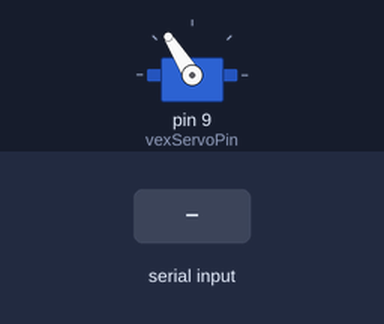
A sketch run on a simulated Arduino Mega 2560, built with avr-gcc and run on an emulated ATmega2560. Shown: servo. The test bench sets the inputs (shaded band). What the sketch prints to the serial monitor is not drawn.

Above: at 1.1 s.
At 4.2 s:
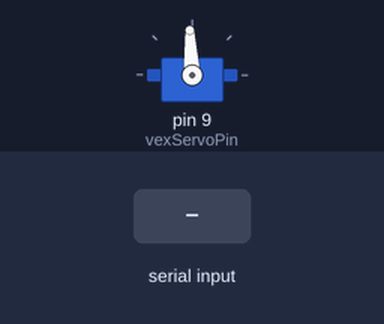
4.3 s: "MT\n" received over Serial
5.8 s: "ST\n" received over Serial
7.3 s: "JC\n" received over Serial
Timing chart, 0 to 10.3 s (numbered marks = the images above; inputs shaded):
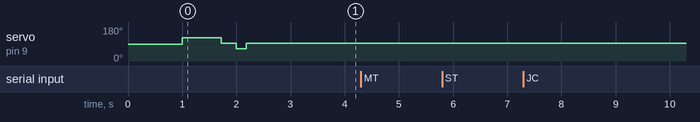

The sketch:

gripper_driver_microcontroller.ino
```cpp
//<description>gripper driver arduino mega script for catkin_ros workspace, April 12, 2023</description>
//<maintainer email="jcheng2020@my.fit.edu">Junfu Cheng</maintainer>
//<author email="jcheng2020@my.fit.edu">Junfu Cheng</author>
#include "vexServo.hpp"

//const int controlPin = 7;
int vexServoPin = 9;
vexServo motor;
enum StateValue{ close, open} state;
// Firmware version
const char* VERSION = "0.0.1";

//jcheng2020 revised angle to distance 90/0.032 = 2812.5 , distance 0.020 m is the cirtial point hence 56.25 is the critical angle
const float criticalTarget= 56.25/*34*/;
long long time = millis();
long long instant;
bool run = false;

String inData = "";
String msg;
String function;

void control( bool command);
void generateAPulse();
void stateTRAJ();

void setup() {
  // put your setup code here, to run once:
  //pinMode( controlPin, OUTPUT);
  state = close;
  motor.initial(vexServoPin);
  Serial.begin(115200);

  motor.setPosition(0);
  time = millis();
  while(millis() - time < 1000)
  {
    motor.run();
  }
  motor.setPosition(6);
  time = millis();
    while(millis() - time < 1000)
  {
    motor.run();
  }
  motor.setPosition(0);
  time = millis();
  while(millis() - time < 1000)
  {
    motor.run();
  }
}

void loop() {
  // put your main code here, to run repeatedly:
  // clear message
  inData = "";
  while(true)
  {
    stateTRAJ();
  }
}

void control( StateValue command)
{
   if(command == open)
   {
     motor.setPosition(6);
     motor.run();
   }
   if(command == close)
   {
     motor.setPosition(0);
     motor.run();
   }


//  instant = millis() - time;
//  if( instant > 500)
//  {
//    if(state != command)
//    {
//        run = true;
//        state = command;
//    }
//    else
//    {
//      run = false;
//    }
//    time = millis();
//  }
//  if( run == true)
//  {
//    generateAPulse();
//  }
}
/*
void generateAPulse()
{
    instant = millis() - time;
    if( instant < 100)
    {
      digitalWrite( controlPin, LOW);
    }
    if( instant >= 100 && instant < 400)
    {
      digitalWrite( controlPin, HIGH);
    }
    if( instant >= 400 && instant < 500)
    {
      digitalWrite( controlPin, LOW);
      run = false;
    }
}
*/
void stateTRAJ()
{
  char received = "";

  if (Serial.available())
  {
    received = Serial.read();
    inData += received;
  }
  // process message when new line character is received
  if (received == '\n')
  {
    function = inData.substring(0, 2);
    // update trajectory information
    if (function == "MT")
    {
      int msgIdxA = inData.indexOf('A');
      int msgIdxB = inData.indexOf('B');
      int target = inData.substring(msgIdxA + 1, msgIdxB).toInt();
      //distance 0.012 m is the cirtial point hence 34 is the critical angle
      if(target < criticalTarget)
      {
        control( close);
        msg = String("JP") + String( "close") + String( "\n");
      }
      else
      {
        control( open);
        msg = String("JP") + String( "open_") + String( "\n");
      }
      Serial.print(msg);
    }


    else if ( function == "ST")
    {
      int idxVersion = inData.indexOf('A');
      String softwareVersion = inData.substring(idxVersion + 1, inData.length() - 1);
      if( softwareVersion == VERSION)
      {
        msg = String("ST") + String("A") + String( 1) + String("B") + String(VERSION) + String("\n");
      }
      else
      {
        msg = String("ST") + String("A") + String( 0) + String("B") + String(VERSION) + String("\n");
      }
      Serial.print(msg);
    }


    else if (function == "JC")
    {
      control( close);
      state = close;
      msg = String( "JC") + String( "\n");
      Serial.print( msg);
    }


    else if(function == "JP")
    {
      if( state == close )
      {
        msg = String( "JP") + String( "close") + String( "\n");
      }
      else if( state == open)
      {
        msg = String( "JP") + String( "open_") + String( "\n");
      }
      Serial.print( msg);
    }
    inData = "";
  }
}
```

vexServo.cpp
```cpp
/*
  *Florida Institute of Technology
  *Author: Junfu Cheng, jcheng2020@my.fit.edu
  *Course: ECE 4241, Section 01, Fall 2022
  *vexServo.cpp is a cpp file of Arduino Uno sketch for a gripper drived by a Vex 2-Wire Motor 393 with Vex Motor Controller 29 (7.2 V power supply required)
  *For Vex Motor Controller 29, the voltage from the orange pin to the black pin should be around 7.2 V and the white pin is for a control signal
*/

#include "vexServo.hpp"
const int maxSpeedValue = 300;//The gripper releases
const int minSpeedValue = -300;//The gripper catches
const int maxTempSpeedValue = 1800;//The gripper releases
const int minTempSpeedValue = 1200;//The gripper catches
const int maxPositionValue = 6;//The release state of the gripper
const int minPositionValue = 0;//The catch state of the gripper

int vexServo::initial(int pin)
{
  pinMode(pin, OUTPUT);
  attach(pin);
  return pin;
}

void vexServo::speed(int speedValue)
{
  if(speedValue > maxSpeedValue)
  {
    speedValue = maxSpeedValue;
  }
  else if(speedValue < minSpeedValue)
  {
    speedValue = minSpeedValue;
  }

  write(map(speedValue,minSpeedValue,maxSpeedValue,minTempSpeedValue,maxTempSpeedValue));
}

void vexServo::setPosition(int targetPositionValue)
{
  this->targetPositionValue = targetPositionValue;
  if(targetPositionValue > maxPositionValue)
  {
    this->targetPositionValue = maxPositionValue;
  }
  else if(targetPositionValue < minPositionValue)
  {
    this->targetPositionValue = minPositionValue;
  }


}

void vexServo::run()
{
    if(targetPositionValue - position > 0)//release direction
    {

        step(true);
        position++;

    }
    else if(targetPositionValue - position < 0)//catch direction
    {

        step(false);
        position--;

    }
}

void vexServo::step(bool direction)
{
  if(direction == true)
  {
    long time = millis();
    while(millis()-time<120)
    {
      speed(300);
    }
    speed(0);
  }
  else
  {
    long time = millis();
    while(millis()-time<30)
    {
      speed(-300);
    }
    speed(0);
  }
}
```

vexServo.hpp
```cpp
/*
  *Florida Institute of Technology
  *Author: Junfu Cheng, jcheng2020@my.fit.edu
  *Course: ECE 4241, Section 01, Fall 2022
  *vexServo.hpp is a head file of Arduino Uno sketch for a gripper drived by a Vex 2-Wire Motor 393 with Vex Motor Controller 29 (7.2 V power supply required)
  *For Vex Motor Controller 29, the voltage from the orange pin to the black pin should be around 7.2 V and the white pin is for a control signal
*/

#ifndef vexServo_hpp
#define vexServo_hpp

#include "Arduino.h"
#include "Servo.h"
class vexServo: public Servo
{
  public:
    int initial(int pin);
    //for set target pin, initialize the vexServo type variable by the member function vexServo::initial(int pin) firstly,
    //then, member function vexServo::speed(int speedValue) and vexServo::setPosition(int positionValue) are available
    //setting the gripper to catch state manually is required initally.
    void speed(int speedValue);
    //the range of int variable speedValue should be in the interval [-300,300],
    //if speedValue > 0, the gripper moves in release direction
    //if speedValue < 0, the gripper moves in catches direction
    //if speedValue == 0, the gripper remains static
    void setPosition(int positionValue);
    //the range of position should be in the interval [0,6],
    //where 0 is the catch state of the gripper
    //where 6 is the release state of the gripper
    void run();
  private:
    void step(bool direction);
    int position = 0;
    long time;
    int targetPositionValue;
};
#endif
```

Measured:
- after the input at 4.3 s, every drawn part: stays the same
- after the input at 5.8 s, every drawn part: stays the same
- after the input at 7.3 s, every drawn part: stays the same
